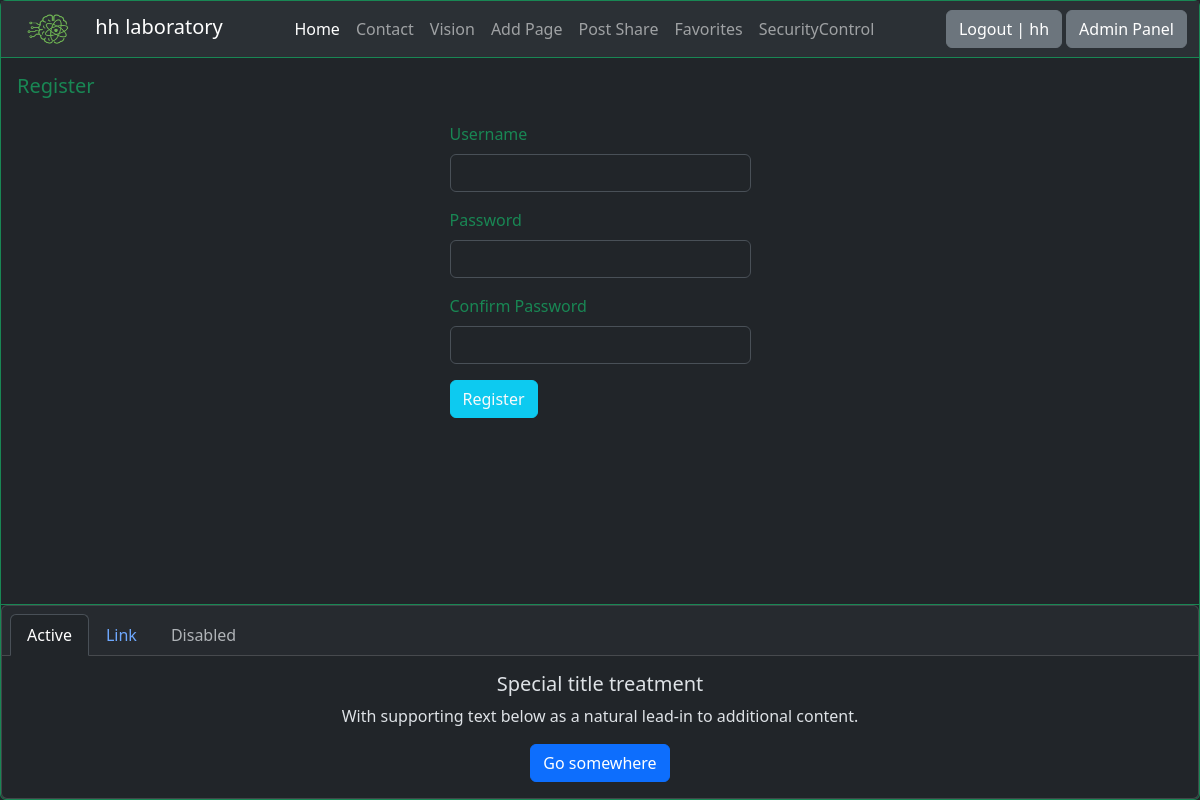
The page /register/ (signed in) on the database its author committed.
### fotoblog/models.py (models this page shows)
class PageLogo(models.Model):
    img = models.FileField(upload_to="page_logo/")

class BaseModel(models.Model):
    title = models.CharField(max_length=100, blank=False, null=False)
    slug = AutoSlugField(populate_from="title")
    content = models.TextField(blank=True, null=True)
    img = models.FileField(upload_to="page_img/")
    is_active = models.BooleanField(default=True)
    class Meta:
        abstract = True

class Page(BaseModel):
    def __str__(self):
        return self.title

### fotoblog/views.py (the view, shortened to what this page needs)
# urls.py: path("", page_views, name="home_views"),
def page_views(request,
               page_slug=None,
               post_slug=None,
               post_detail_slug=None,
               post_id=None):
    if post_id:
        return post_detail_views(request, post_id)
    if post_slug:
        return post_share(request, post_slug)
    if page_slug == "login":
        return login_views(request)
    if page_slug == "logout":
        return logout_views(request)
    if page_slug == "register":
        return register(request)

### fotoblog/context_processor/global_db.py (called while the page is built)
def nav_fb_pages(request):
    if request.user.is_authenticated:
        if request.user.is_superuser:
            fb_pages = Page.objects.filter(is_active=True)
        elif request.user.is_active:
            fb_pages = Page.objects.filter(is_active=True).exclude(
                slug="add-page")
        else:
            fb_pages = Page.objects.filter(
                slug__in=["home", "contact", "vision", "favorites"],
                is_active=True).order_by("id")
    else:
        fb_pages = Page.objects.filter(slug__in=["home", "contact", "vision"],
                                    is_active=True).order_by("id")
    return dict(g_fb_pages=fb_pages, )

def global_logo(request):
    page_logo = PageLogo.objects.all().first()
    return dict(page_logo=page_logo, )

### fotoblog/views.py (called while the page is built, shortened)
def register(request):
    title = "Register"
    context = dict(page_title=title, )
    return render(request, "fb_pages/register-page.html", context)

### securityControl/context_processor/global_db.py (called while the page is built)
def global_sc_pages(request):
  g_sc_pages = Page.objects.filter(is_active=True)
  context = dict(sc_pages=g_sc_pages, )
  return context

### fotoblog/templates/fb_pages/register-page.html (shortened to what this page needs)
{% extends 'core/base.html' %}
{% block content %}
<div class="card border-success m-0 d-flex flex-column min-vh-100" name="viewport" content="width=device-width" data-bs-theme="dark">
  <div class="card-header bg-transparent border-success m-0 p-0">
    {% include 'components/navbar.html' %}
  </div>
  <div class="card-body text-success">
    <h5 class="card-title">{{ page_title }}</h5>
    <div class="container p-3 w-100" style="max-width: 333px;">
        <form action="#" method="post">
        <div class="mb-3">
            <label for="usernameID" class="form-label">Username</label>
        <input type="text" name="username" id="usernameID" class="form-control">
        </div>
        <div class="mb-3">
            <label for="passwordID" class="form-label">Password</label>
            <input type="password" name="password" id="passwordID" class="form-control">
        </div>
        <div class="mb-3">
            <label for="confirm_passwordID" class="form-label">Confirm Password</label>
            <input type="password" name="confirm_password" id="confirm_passwordID" class="form-control">
        </div>
        <button type="submit" class="btn btn-info text-light">Register</button>
    </form>
    </div>
  </div>
  {% block footer %}
  <div class="card-footer bg-transparent border-success m-0 p-0">
{% include 'components/footer.html' %}
</div>
{% endblock footer %}
</div>
{% endblock content %}

### fotoblog/templates/components/navbar.html (shortened to what this page needs)
<nav class="navbar navbar-expand-lg bg-body-tertiary" data-bs-theme="dark">
  <div class="container-fluid">
    <a class="navbar-brand m-0 p-0" href="{% url 'fotoblog:home_views' %}">
      <img src="{{ page_logo.img.url }}" class="m-0 p-0" style="width:77px;height:33px;" alt=""> {{ request.user|truncatechars:10 }} laboratory
    </a>
    <div class="collapse navbar-collapse" id="navbarNavAltMarkup">
      <div class="navbar-nav mx-auto">
        {% if g_fb_pages %}
        {% for g_page in g_fb_pages %}
        <a class="nav-link {% if forloop.first %}active{% endif %}" aria-current="page" href="{% url 'fotoblog:page_views' page_slug=g_page.slug %}">{{ g_page.title }}</a>
        {% endfor %}
        {% endif %}
      </div>
      {% if request.user.is_authenticated %}
      <a href="/logout/" class="btn btn-secondary text-decoration-none ">Logout | {{ request.user.username }}</a>
      <a href="/admin/" target="_blank" class="btn btn-secondary text-decoration-none ms-1 ">Admin Panel</a>
      {% else %}
      <a href="/login/" class="btn btn-secondary text-decoration-none ">Login</a>
      <a href="/register/" class="btn btn-secondary text-decoration-none ms-1 ">Register</a>
      {% endif %}
    </div>
  </div>
</nav>

### rows shown on the page
PageLogo: img (picture)
Page: title "Home"
Page: title "Contact"
Page: title "Vision"
Page: title "Add Page"
Page: title "Post Share"
Page: title "Favorites"
Page: title "SecurityControl"

### other values the page prints
{{ request.user|truncatechars:10 }} "hh"
{{ request.user.username }} "hh"
{{ page_title }} "Register"
